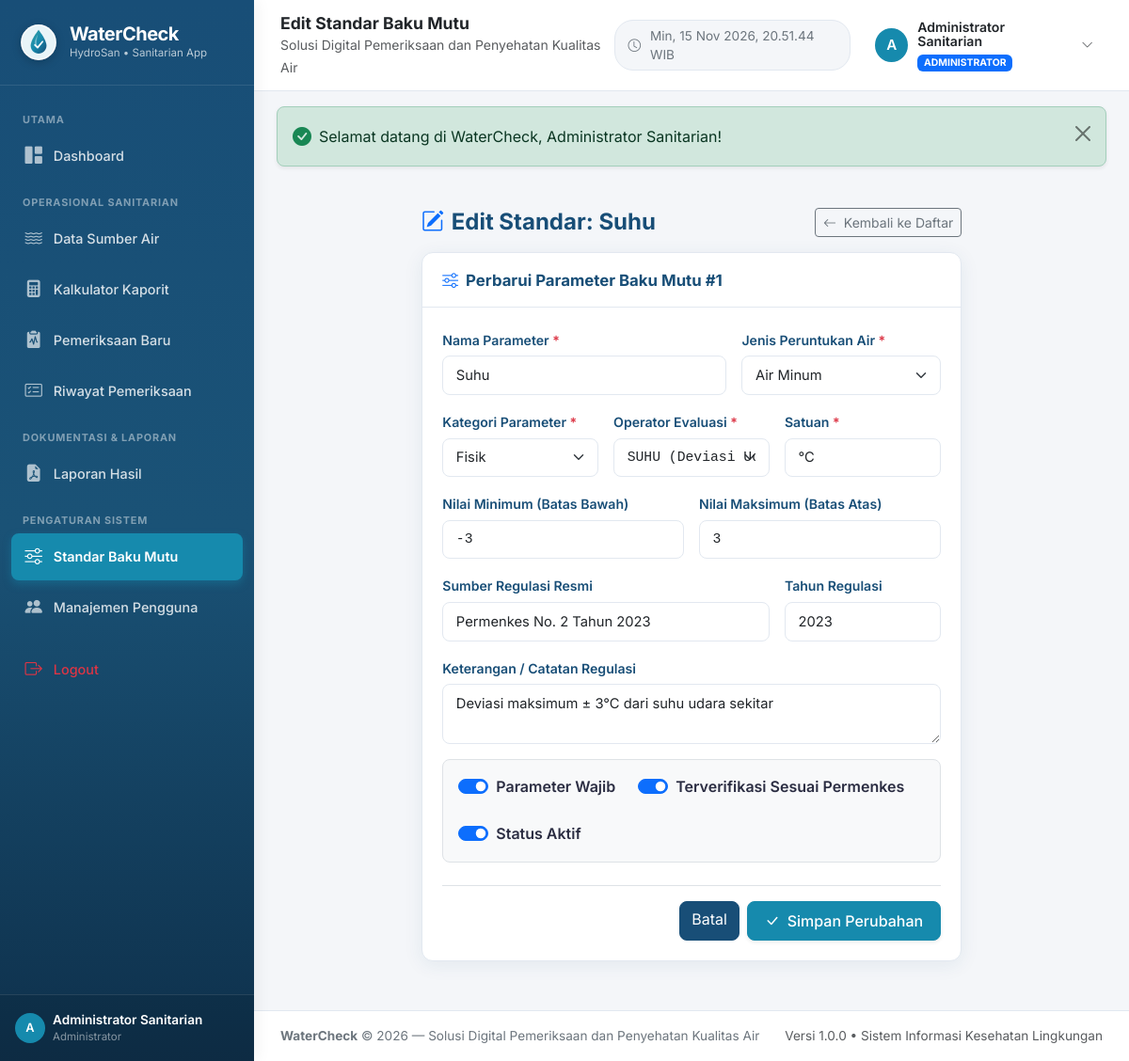
/pages/standar/edit.php?id=1 (signed in), run on the app's committed database.
### tables this page shows
CREATE TABLE `standar_baku_mutu` (
  `id` INT AUTO_INCREMENT PRIMARY KEY,
  `nama_parameter` VARCHAR(100) NOT NULL,
  `jenis_air` ENUM('Air Minum', 'Air Higiene Sanitasi') NOT NULL,
  `kategori` ENUM('Fisik', 'Kimia', 'Mikrobiologi') NOT NULL DEFAULT 'Fisik',
  `nilai_min` DECIMAL(10,3) NULL,
  `nilai_max` DECIMAL(10,3) NULL,
  `satuan` VARCHAR(50) NOT NULL,
  `operator` ENUM('MIN_MAX', 'MAX', 'MIN', 'EQUALS_ZERO', 'QUALITATIVE', 'SUHU') NOT NULL DEFAULT 'MAX',
  `wajib` TINYINT(1) NOT NULL DEFAULT 1 COMMENT '1 = Wajib, 0 = Tambahan/Opsional',
  `keterangan` TEXT NULL,
  `sumber_regulasi` VARCHAR(150) NOT NULL DEFAULT 'Permenkes No. 2 Tahun 2023',
  `tahun_regulasi` VARCHAR(10) NOT NULL DEFAULT '2023',
  `terverifikasi` TINYINT(1) NOT NULL DEFAULT 1 COMMENT '1 = Terverifikasi regulasi, 0 = Belum',
  `aktif` TINYINT(1) NOT NULL DEFAULT 1,
  `created_at` TIMESTAMP DEFAULT CURRENT_TIMESTAMP,
  `updated_at` TIMESTAMP DEFAULT CURRENT_TIMESTAMP ON UPDATE CURRENT_TIMESTAMP,
  INDEX `idx_standar_jenis` (`jenis_air`),
  INDEX `idx_standar_parameter` (`nama_parameter`),
  INDEX `idx_standar_aktif` (`aktif`)
);

### pages/standar/edit.php (the view, shortened to what this page needs)
<?php
require_once __DIR__ . '/../../includes/header.php';
require_once __DIR__ . '/../../includes/sidebar.php';
require_once __DIR__ . '/../../includes/navbar.php';
$id = (int)($_GET['id'] ?? 0);
$stmt = $pdo->prepare("SELECT * FROM standar_baku_mutu WHERE id = :id LIMIT 1");
$stmt->execute([':id' => $id]);
$standar = $stmt->fetch();
$namaParameter  = $standar['nama_parameter'];
$jenisAir       = $standar['jenis_air'];
$kategori       = $standar['kategori'];
$nilaiMin       = $standar['nilai_min'];
$nilaiMax       = $standar['nilai_max'];
$satuan         = $standar['satuan'];
$operator       = $standar['operator'];
$wajib          = $standar['wajib'];
$keterangan     = $standar['keterangan'] ?? '';
$sumberRegulasi = $standar['sumber_regulasi'];
$tahunRegulasi  = $standar['tahun_regulasi'];
$terverifikasi  = $standar['terverifikasi'];
$aktif          = $standar['aktif'];
?>
<div class="row justify-content-center">
    <div class="col-lg-8">
        <div class="d-flex align-items-center justify-content-between mb-3">
            <h4 class="fw-bold mb-0" style="color: #184e77;">
                <i class="bi bi-pencil-square text-primary me-2"></i>Edit Standar: <?= htmlspecialchars($namaParameter); ?>
            </h4>
            <a href="<?= BASE_URL; ?>pages/standar/index.php?jenis_air=<?= urlencode($jenisAir); ?>" class="btn btn-outline-secondary btn-sm">
                <i class="bi bi-arrow-left me-1"></i> Kembali ke Daftar
            </a>
        </div>
        <div class="card-wc">
            <div class="card-wc-header">
                <h6 class="card-wc-title">
                    <i class="bi bi-sliders text-primary"></i> Perbarui Parameter Baku Mutu #<?= $id; ?>
                </h6>
            </div>
            <div class="card-wc-body">
                <form action="" method="POST" autocomplete="off">
                    <div class="row g-3">
                        <div class="col-md-7">
                            <label for="nama_parameter" class="form-label">Nama Parameter <span class="text-danger">*</span></label>
                            <input type="text" class="form-control" id="nama_parameter" name="nama_parameter" value="<?= htmlspecialchars($namaParameter); ?>" required>
                        </div>
                        <div class="col-md-5">
                            <label for="jenis_air" class="form-label">Jenis Peruntukan Air <span class="text-danger">*</span></label>
                            <select class="form-select" id="jenis_air" name="jenis_air" required>
                                <option value="Air Minum" <?= ($jenisAir === 'Air Minum') ? 'selected' : ''; ?>>Air Minum</option>
                            </select>
                        </div>
                        <div class="col-md-4">
                            <label for="kategori" class="form-label">Kategori Parameter <span class="text-danger">*</span></label>
                            <select class="form-select" id="kategori" name="kategori" required>
                                <option value="Fisik" <?= ($kategori === 'Fisik') ? 'selected' : ''; ?>>Fisik</option>
                            </select>
                        </div>
                        <div class="col-md-4">
                            <label for="operator" class="form-label">Operator Evaluasi <span class="text-danger">*</span></label>
                            <select class="form-select font-monospace" id="operator" name="operator" required>
                                <option value="SUHU" <?= ($operator === 'SUHU') ? 'selected' : ''; ?>>SUHU (Deviasi Udara &plusmn;3°C)</option>
                            </select>
                        </div>
                        <div class="col-md-4">
                            <label for="satuan" class="form-label">Satuan <span class="text-danger">*</span></label>
                            <input type="text" class="form-control" id="satuan" name="satuan" value="<?= htmlspecialchars($satuan); ?>" required>
                        </div>
                        <div class="col-md-6">
                            <label for="nilai_min" class="form-label">Nilai Minimum (Batas Bawah)</label>
                            <input type="number" step="any" class="form-control font-monospace" id="nilai_min" name="nilai_min" value="<?= ($nilaiMin !== null) ? (float)$nilaiMin : ''; ?>">
                        </div>
                        <div class="col-md-6">
                            <label for="nilai_max" class="form-label">Nilai Maksimum (Batas Atas)</label>
                            <input type="number" step="any" class="form-control font-monospace" id="nilai_max" name="nilai_max" value="<?= ($nilaiMax !== null) ? (float)$nilaiMax : ''; ?>">
                        </div>
                        <div class="col-md-8">
                            <label for="sumber_regulasi" class="form-label">Sumber Regulasi Resmi</label>
                            <input type="text" class="form-control" id="sumber_regulasi" name="sumber_regulasi" value="<?= htmlspecialchars($sumberRegulasi); ?>" required>
                        </div>
                        <div class="col-md-4">
                            <label for="tahun_regulasi" class="form-label">Tahun Regulasi</label>
                            <input type="text" class="form-control" id="tahun_regulasi" name="tahun_regulasi" value="<?= htmlspecialchars($tahunRegulasi); ?>" required>
                        </div>
                        <div class="col-12">
                            <label for="keterangan" class="form-label">Keterangan / Catatan Regulasi</label>
                            <textarea class="form-control" id="keterangan" name="keterangan" rows="2"><?= htmlspecialchars($keterangan); ?></textarea>
                        </div>
                        <div class="col-12 mt-3">
                            <div class="d-flex flex-wrap gap-4 p-3 bg-light rounded-3 border">
                                <div class="form-check form-switch">
                                    <input class="form-check-input" type="checkbox" id="wajib" name="wajib" value="1" <?= ($wajib == 1) ? 'checked' : ''; ?>>
                                    <label class="form-check-label fw-semibold" for="wajib">Parameter Wajib</label>
                                </div>
                                <div class="form-check form-switch">
                                    <input class="form-check-input" type="checkbox" id="terverifikasi" name="terverifikasi" value="1" <?= ($terverifikasi == 1) ? 'checked' : ''; ?>>
                                    <label class="form-check-label fw-semibold" for="terverifikasi">Terverifikasi Sesuai Permenkes</label>
                                </div>
                                <div class="form-check form-switch">
                                    <input class="form-check-input" type="checkbox" id="aktif" name="aktif" value="1" <?= ($aktif == 1) ? 'checked' : ''; ?>>
                                    <label class="form-check-label fw-semibold" for="aktif">Status Aktif</label>
                                </div>
                            </div>
                        </div>
                    </div>
                    <div class="d-flex justify-content-end gap-2 mt-4 pt-3 border-top">
                        <a href="<?= BASE_URL; ?>pages/standar/index.php?jenis_air=<?= urlencode($jenisAir); ?>" class="btn btn-secondary">
                            Batal
                        </a>
                        <button type="submit" class="btn btn-primary shadow-sm">
                            <i class="bi bi-check-lg me-1"></i> Simpan Perubahan
                        </button>
                    </div>
                </form>
            </div>
        </div>
    </div>
</div>
<?php
require_once __DIR__ . '/../../includes/footer.php';
?>

### assets/css/style.css (style rules this page uses)
:root { --wc-primary: #168aad; --wc-primary-dark: #184e77; --wc-primary-hover: #1a759f; --wc-accent: #52b69a; --wc-accent-light: #d8f3dc; --wc-bg: #f4f6f9; --wc-sidebar-bg: #184e77; --wc-sidebar-hover: #1e6091; --wc-sidebar-active: #168aad; --wc-text-main: #2b2d42; --wc-text-muted: #6c757d; --wc-success: #2a9d8f; --wc-warning: #e9c46a; --wc-danger: #e76f51; --wc-border: #e2e8f0; --wc-radius: 12px; --wc-shadow: 0 4px 20px rgba(24, 78, 119, 0.08); }
body { font-family: 'Inter', -apple-system, BlinkMacSystemFont, 'Segoe UI', Roboto, Helvetica, Arial, sans-serif; background-color: var(--wc-bg); color: var(--wc-text-main); min-height: 100vh; overflow-x: hidden; }
a { color: var(--wc-primary); text-decoration: none; transition: all 0.2s ease; }
.btn-primary { background-color: var(--wc-primary); border-color: var(--wc-primary); color: #fff; border-radius: 8px; font-weight: 500; padding: 0.5rem 1.1rem; transition: all 0.2s; }
.btn-secondary { background-color: var(--wc-primary-dark); border-color: var(--wc-primary-dark); border-radius: 8px; color: #fff; }
.card-wc { background: #ffffff; border: 1px solid var(--wc-border); border-radius: var(--wc-radius); box-shadow: var(--wc-shadow); margin-bottom: 1.5rem; transition: transform 0.2s ease, box-shadow 0.2s ease; }
.card-wc-header { padding: 1.15rem 1.35rem; border-bottom: 1px solid var(--wc-border); display: flex; align-items: center; justify-content: space-between; }
.card-wc-title { margin: 0; font-size: 1.05rem; font-weight: 700; color: var(--wc-primary-dark); display: flex; align-items: center; gap: 8px; }
.card-wc-body { padding: 1.35rem; }
.form-label { font-weight: 600; font-size: 0.88rem; color: var(--wc-primary-dark); margin-bottom: 0.4rem; }
.form-control, .form-select { border-radius: 8px; border: 1px solid var(--wc-border); padding: 0.55rem 0.85rem; font-size: 0.92rem; transition: border-color 0.15s ease-in-out, box-shadow 0.15s ease-in-out; }

### data on the page
standar_baku_mutu: nama_parameter "Suhu", jenis_air "Air Minum", kategori "Fisik", operator "SUHU (Deviasi Udara ±3°C)", satuan "°C", nilai_min "-3", nilai_max "3", sumber_regulasi "Permenkes No. 2 Tahun 2023", tahun_regulasi "2023", keterangan "Deviasi maksimum ± 3°C dari suhu udara sekitar", wajib "☑", terverifikasi "☑", aktif "☑"

### other printed values
APP_NAME "WaterCheck"
APP_ALT_NAME "HydroSan"
substr($currentUser['nama'] ?? 'U', 0, 1) "A"
$currentUser['nama'] "Administrator Sanitarian"
$pageTitle "Edit Standar Baku Mutu"
APP_TAGLINE "Solusi Digital Pemeriksaan dan Penyehatan Kualitas Air"
$flash['message'] "Selamat datang di WaterCheck, Administrator Sanitarian!"
$id "1"
APP_VERSION "1.0.0"
